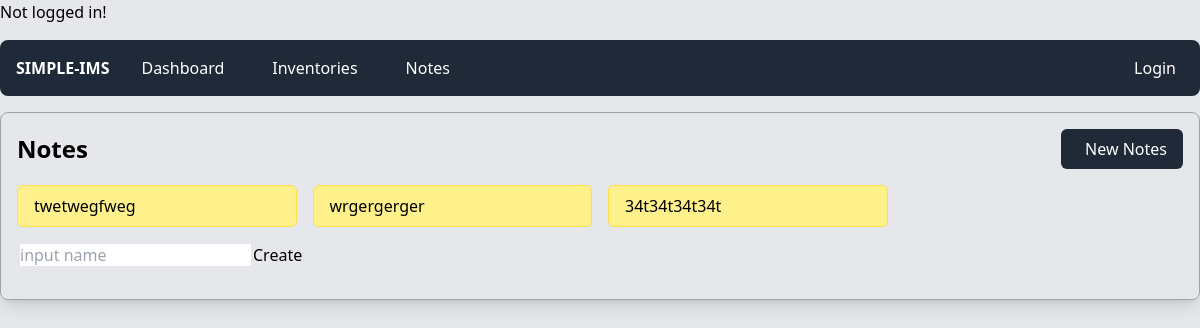
The page /notes.php?modal=create on the database as committed earlier.
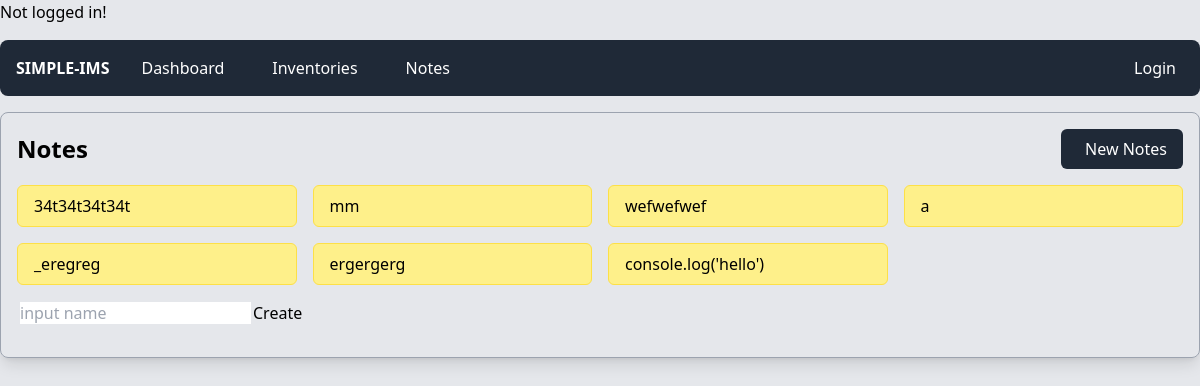
The same page on the database as committed later.
### tables this page shows
CREATE TABLE `notes` (
  `id` int(255) NOT NULL,
  `name` varchar(255) NOT NULL
);

### notes.php (the view, shortened to what this page needs)
<?php
include '_header.php';
$query = "SELECT * FROM notes";
$result = mysqli_query($connect, $query);
echo '<main class="m-auto mt-4 max-w-7xl">';
    echo '<div class="p-4 shadow-lg border border-gray-400 rounded-lg">';
        echo '<div class="flex justify-between mb-4">
            <div>
                <div class="font-bold text-2xl py-1">
                    Notes
                </div>
            </div>
            <div>
                <a href="?modal=create" class="block p-2 px-4 rounded-md bg-gray-800 text-white"><i class="ti ti-plus mr-2"></i>New Notes</a>
            </div>
        </div>';
        echo '<form action="action/noteController.php" method="post">';
            echo '<div class="grid grid-cols-4 gap-4">';
            while($row=mysqli_fetch_assoc($result)){
                echo '<div class="border border-yellow-300 bg-yellow-200 rounded-md flex">';
                if(isset($_GET['modal']) && $_GET['modal']=='delete' && $_GET['id']==$row['id']){
                    echo '<input type="number" name="id" value="'.$_GET['id'].'" hidden>';
                    echo '<span class="p-2 px-4 w-full">'.$row['name'].'</span>';
                    echo '<button type="submit" name="delete"><i class="ti ti-trash mr-2"></i></button>';
                }else{
                    echo '<a href="?modal=edit&id='.$row['id'].'" class="p-2 px-4 w-full flex justify-between">
                        <span>'.strip_tags($row['name']).'</span>
                        <i class="ti ti-edit py-1"></i>
                    </a>';
                }
                echo '</div>';
            }
            echo '</div>';
        echo '</form>';
        echo '<form action="action/noteController.php" method="post">';
        echo '<table>';
        if(isset($_GET['modal'])){
            if($_GET['modal']=='create'){
                echo '<tr>
                        <td></td>
                        <td><input type="text" name="name" placeholder="input name"></td>
                        <td><button type="submit" name="create">Create</button></td>
                    </tr>';
            }
        }else{
        }
        echo '</table>';
        echo '</form>';
    echo '</div>';
echo '</main>';

### middleware/auth.php (shortened to what this page needs)
<?php
if(isset($_SESSION['user']) && $_SESSION['user']!=''){
    echo "You have logged in as ".$_SESSION['user']['name'].". ";
}else{
    echo "Not logged in!";
}

### _header.php (shortened to what this page needs)
<?php
    include 'action/database.php';
    include 'middleware/auth.php';
?>
<!DOCTYPE html>
<html lang="en">
<head>
    <script src="https://cdn.tailwindcss.com"></script>
    <link rel="stylesheet" href="https://cdn.jsdelivr.net/npm/@tabler/icons-webfont@latest/dist/tabler-icons.min.css" />
</head>
<body class="bg-gray-200">
<div class="max-w-7xl m-auto bg-gray-800 text-white flex justify-between rounded-lg p-2 mt-4">
    <div class="flex">
        <div>
            <div class="font-bold p-2">
                SIMPLE-IMS
            </div>
        </div>
        <div class="hidden md:flex gap-2">
            <a href="index.php" class="p-2 px-4 rounded-md duration-300 hover:bg-sky-400">
                <i class="ti ti-dashboard mr-2"></i>Dashboard
            </a>
            <a href="inventories.php" class="p-2 px-4 rounded-md duration-300 hover:bg-sky-400">
                <i class="ti ti-building-warehouse mr-2"></i>Inventories
            </a>
            <a href="notes.php" class="p-2 px-4 rounded-md duration-300 hover:bg-sky-400">
                <i class="ti ti-note mr-2"></i>Notes
            </a>
        </div>
    </div>
    <div class="flex">
        <?php
            if(isset($_SESSION['user']) && $_SESSION['user']!=''){
                $id = $_SESSION['user']['id'];
                $query = "SELECT profile FROM users WHERE id='$id'";
                $result = mysqli_query($connect, $query);
                $row = mysqli_fetch_assoc($result);
                echo '<a href="profile.php" class="rounded-md duration-300 hover:bg-sky-400 flex">
                        <span><img src="'.$row['profile'].'" class="h-[40px] rounded-full"/></span>
                        <span class="m-2">'.$_SESSION['user']['name'].'</span>
                    </a>';
            }else{
                echo '<a href="login.php" class="p-2 px-4 rounded-md duration-300 hover:bg-sky-400">Login</a>';
            }
        ?>
    </div>
</div>

Rows that differ between the two databases and show on the page:
removed notes: name "twetwegfweg"
removed notes: name "wrgergerger"
added notes: name "mm"
added notes: name "wefwefwef"
added notes: name "a"
added notes: name "_eregreg"
added notes: name "ergergerg"
added notes: name "console.log('hello')"
